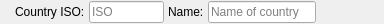
<?xml version="1.0" encoding="UTF-8"?>
<ui version="4.0">
 <class>CCountryFilterBar</class>
 <widget class="QFrame" name="CCountryFilterBar">
  <property name="geometry">
   <rect>
    <x>0</x>
    <y>0</y>
    <width>384</width>
    <height>24</height>
   </rect>
  </property>
  <property name="windowTitle">
   <string>Country filter bar</string>
  </property>
  <property name="frameShadow">
   <enum>QFrame::Sunken</enum>
  </property>
  <layout class="QGridLayout" name="gl_CountryFilterBar">
   <property name="topMargin">
    <number>0</number>
   </property>
   <property name="rightMargin">
    <number>0</number>
   </property>
   <property name="bottomMargin">
    <number>0</number>
   </property>
   <property name="horizontalSpacing">
    <number>4</number>
   </property>
   <property name="verticalSpacing">
    <number>2</number>
   </property>
   <item row="0" column="2">
    <widget class="QLineEdit" name="le_IsoCode">
     <property name="maximumSize">
      <size>
       <width>75</width>
       <height>16777215</height>
      </size>
     </property>
     <property name="placeholderText">
      <string>ISO</string>
     </property>
    </widget>
   </item>
   <item row="0" column="0">
    <widget class="swift::gui::filters::CFilterBarButtons" name="filter_Buttons">
     <property name="frameShape">
      <enum>QFrame::StyledPanel</enum>
     </property>
     <property name="frameShadow">
      <enum>QFrame::Raised</enum>
     </property>
    </widget>
   </item>
   <item row="0" column="4">
    <widget class="QLineEdit" name="le_Name">
     <property name="placeholderText">
      <string>Name of country</string>
     </property>
    </widget>
   </item>
   <item row="0" column="3">
    <widget class="QLabel" name="lbl_Name">
     <property name="text">
      <string>Name:</string>
     </property>
    </widget>
   </item>
   <item row="0" column="5">
    <spacer name="hs_CountryFilterBar">
     <property name="orientation">
      <enum>Qt::Horizontal</enum>
     </property>
     <property name="sizeHint" stdset="0">
      <size>
       <width>40</width>
       <height>20</height>
      </size>
     </property>
    </spacer>
   </item>
   <item row="0" column="1">
    <widget class="QLabel" name="lbl_CountryIso">
     <property name="toolTip">
      <string>Country ISO, e.g. DE, US, FR</string>
     </property>
     <property name="text">
      <string>Country ISO:</string>
     </property>
    </widget>
   </item>
  </layout>
 </widget>
 <customwidgets>
  <customwidget>
   <class>swift::gui::filters::CFilterBarButtons</class>
   <extends>QFrame</extends>
   <header>gui/filters/filterbarbuttons.h</header>
   <container>1</container>
  </customwidget>
 </customwidgets>
 <tabstops>
  <tabstop>le_IsoCode</tabstop>
  <tabstop>le_Name</tabstop>
 </tabstops>
 <resources/>
 <connections/>
</ui>
